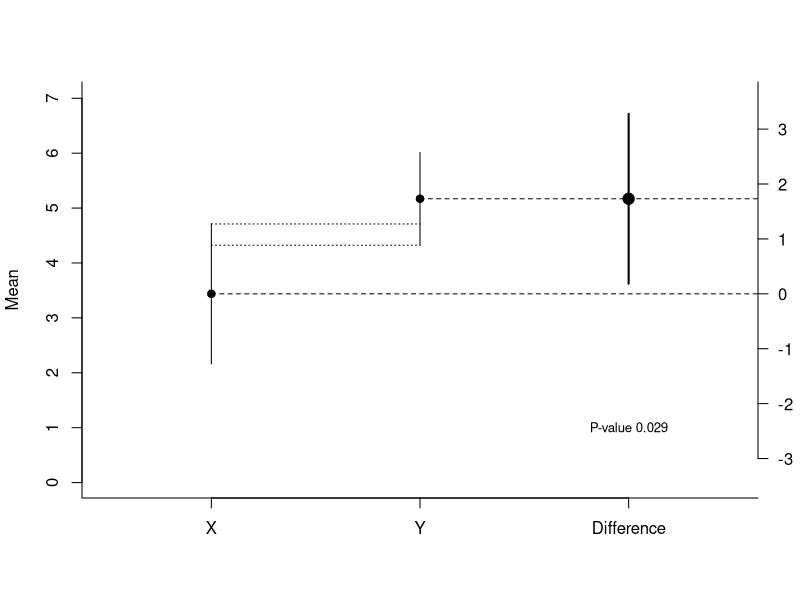

The R source for this figure:
# ci_overlap
#CI mean dif based on code from: http://stackoverflow.com/questions/16913849/how-to-plot-absolute-values-and-differences-including-confidence-intervals
m1 <- 3 #mean group 1
m2 <- 5 #mean group 2
sd1 <- 4.5 #sd group 1
sd2 <- 3.0 #sd group 2
n1 <- 50 #sample size group 1
n2 <- 50 #sample size group 2
x <- rnorm(n=n1, mean=m1, sd=sd1) #get sample group 1
y <- rnorm(n=n2, mean=m2, sd=sd2) #get sample group 2
error1 <- qnorm(0.975) * sd(x) / sqrt(n1) #get error group 1
error2 <- qnorm(0.975) * sd(y) / sqrt(n2) #get error group 2
CI_l_1 <- mean(x) - error1 #calculate confidence interval lower limit group 1
CI_u_1 <- mean(x) + error1 #calculate confidence interval upper limit group 1
CI_l_2 <- mean(y) - error2 #calculate confidence interval lower limit group 2
CI_u_2 <- mean(y) + error2 #calculate confidence interval upper limit group 2

se <- sqrt(sd(x) * sd(x) / n1 + sd(y) * sd(y) / n2) #calc pooled standard error
error <- qt(0.975,df=n1 + n2 - 2) * se #error mean dif
mdif <- mean(y) - mean(x) #mean dif
CI_l_d <- mdif - error #CI lower limit difference
CI_u_d <- mdif + error #CI upper limit difference

d = data.frame(labels=c("X" ,"Y", "Difference"), 
               mean=c(mean(x), mean(y), mdif),
               lower=c(CI_l_1, CI_l_2, CI_l_d),
               upper=c(CI_u_1, CI_u_2, CI_u_d))

#png(file=paste('CI_means_meandiff.png'),width=4000,height=6000, res = 1000)
plot(NA, xlim=c(.5,3.5), ylim=c(0, max(d$upper[1:2] + 1)), 
     bty="l", xaxt="n", xlab="",ylab="Mean")
points(d$mean[1:2], pch=19)
segments(1,d$mean[1], 5, d$mean[1], lty=2)
segments(2,d$mean[2], 5, d$mean[2], lty=2)
axis(1, 1:3, d$labels)
segments(1:2, d$lower[1:2], 1:2, d$upper[1:2])
axis(4, seq((d$mean[1] - 3), (d$mean[1] + 5), by=1), seq(-3, 5, by=1), las=1)
points(3, d$mean[1] + d$mean[3], pch=19, cex=1.5)
segments(3, d$mean[1] + d$lower[3], 3, d$mean[1] + d$upper[3], lwd=2)
mtext("Difference", side=4, at=d$mean[1], line=3)
segments(1:1, d$upper[1:1], 1:2, d$upper[1:1], lty=3)
segments(1:1, d$lower[1:2], 1:2, d$lower[1:2], lty=3)
text(3, 1, paste("P-value", round(t.test(x, y, var.equal=TRUE)$p.value, digits=3)), cex=.8)
#dev.off()

#Š Daniel Lakens, 2016. 
# This work is licensed under a Creative Commons Attribution-NonCommercial-ShareAlike 4.0 International License. https://creativecommons.org/licenses/by-nc-sa/4.0/